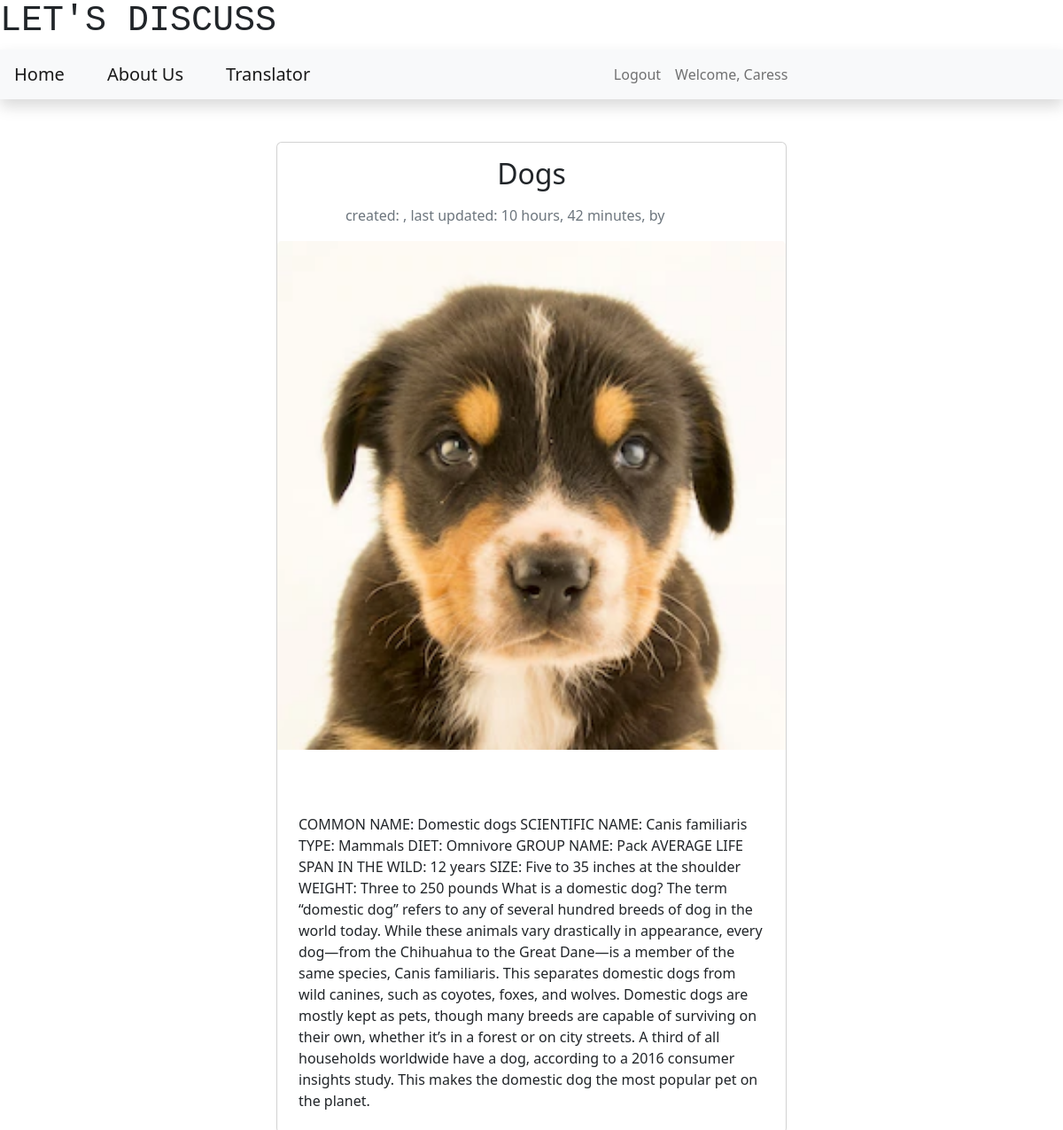
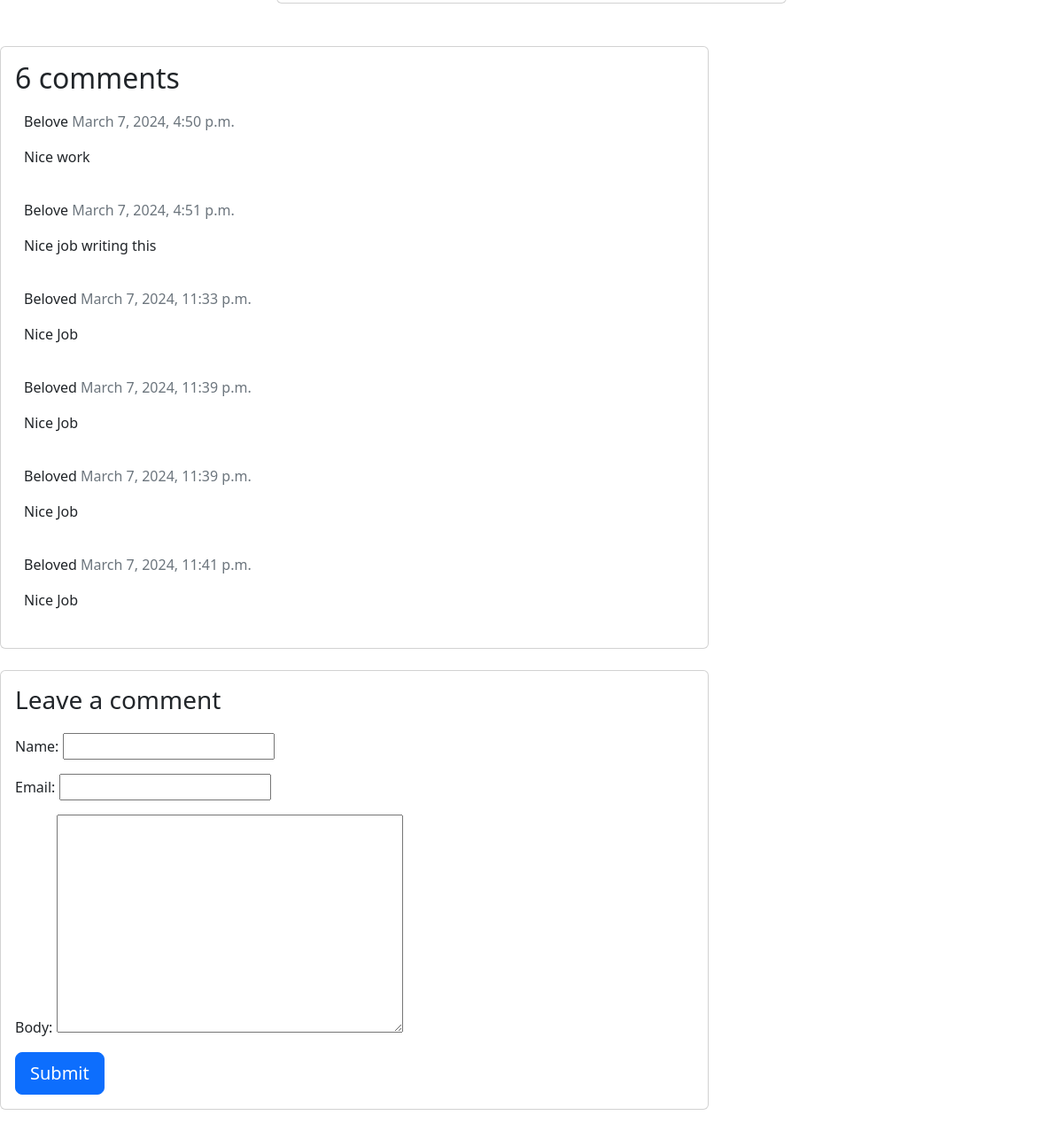
The page /dogs/ (signed in) on the database its author committed (2 pictures, top to bottom).
### blog/models.py (models this page shows, shortened)
class Post(models.Model):
    title = models.CharField(max_length=200, db_index=True)
    content = models.TextField()
    date_created = models.DateTimeField(auto_now_add=True)
    slug = models.SlugField(max_length=200, db_index=True)
    image = models.ImageField(upload_to='', blank=True, null=True)
    tags = models.ManyToManyField(Tag, blank=True)
    author = models.ForeignKey(to=settings.AUTH_USER_MODEL, on_delete=models.CASCADE)
    status = models.IntegerField(choices=STATUS, default=0)
    updated_on = models.DateTimeField(auto_now= True)

class Comment(models.Model):
    post = models.ForeignKey(Post,on_delete=models.CASCADE,related_name='comments')
    name = models.CharField(max_length=80)
    email = models.EmailField()
    body = models.TextField()
    created_on = models.DateTimeField(auto_now_add=True)
    active = models.BooleanField(default=False)
    class Meta:
        ordering = ['created_on']

### blog/views.py (the view)
# urls.py: path('<slug:slug>/', views.post_detail, name='post_detail'),
def post_detail(request, slug):
        template_name = 'blog.html'
        post = get_object_or_404(Post, slug=slug)
        comments = post.comments.filter(active=True)
        new_comment = None
        if request.method == 'POST':
            comment_form = CommentForm(data=request.POST)
            if comment_form.is_valid():
                new_comment = comment_form.save(commit=False)
                new_comment.post = post
                new_comment.save()
        else:
            comment_form = CommentForm()
        return render(request, template_name, {'post': post,
                                            'comments': comments,
                                            'new_comment': new_comment,
                                            'comment_form': comment_form})

### blog/forms.py
class CommentForm(forms.ModelForm):
    class Meta:
        model = Comment
        fields = ('name', 'email', 'body')

### templates/blog.html (shortened to what this page needs)
{% extends 'base.html' %}
{% block content %}
<div class="container-fluid my-5">
        <div class="row">
                <div class="col-lg-6 offset-lg-3">
                        <div class="card">
                                <h2 class="card-title text-center my-3">{{ post.title }}</h2>
                                <div class="text-muted text-center mb-3">
                                        <div>
                                                created: {{ post.created_on|date:"N j Y" }},
                                                last updated: {{ post.updated_on|timesince }},
                                                by <a class="badge badge-secondary" href="#">{{ post.author }}</a>
                                        </div>
                                </div>
                                        {% if post.image %}
                                        <img class="card-img-top" src="{{ post.image.url }}" alt="{{ post.title }}">
                                        {% endif %}
                                <div class="card-text mt-5 p-4">
                                        {{ post.content }}
                                </div>
                        </div>
                </div>
        </div>
</div>
<div class="col-md-8 card mb-4  mt-3 ">
        <div class="card-body">
                <h2>{{ comments.count }} comments</h2>
                {% for comment in comments %}
                <div class="comments" style="padding: 10px;">
                        <p class="font-weight-bold">
                                {{ comment.name }}
                                <span class=" text-muted font-weight-normal">
                                {{ comment.created_on }}
                                </span>
                        </p>
                        {{ comment.body | linebreaks }}
                </div>
                  {% endfor %}
        </div>
</div>
<div class="col-md-8 card mb-4  mt-3 ">
        <div class="card-body">
                {% if new_comment %}
                <div class="alert alert-success" role="alert">
                    Your comment is awaiting moderation
                </div>
                  {% else %}
                <h3>Leave a comment</h3>
                <form method="post" style="margin-top: 1.3em;">
                    {{ comment_form.as_p }}
                        <button type="submit" class="btn btn-primary  btn-lg">Submit</button>
                </form>
                  {% endif %}
        </div>
</div>
{% endblock content %}

### templates/base.html (shortened to what this page needs)
<!DOCTYPE html>
<html lang="en">
    <head>
        <link href="https://cdn.jsdelivr.net/npm/bootstrap@5.2.0/dist/css/bootstrap.min.css" rel="stylesheet">
    </head>
    <body>
        {% load crispy_forms_tags %}
        <div>
            <h1 style="font-family:'Courier New', Courier, monospace">
                LET'S DISCUSS
            </h1>
        </div>
        <nav class="navbar navbar-expand-lg navbar-light bg-light shadow mb-3" id="mainNav">
            <div class="collapse navbar-collapse" id="navbarResponsive">
                <ul class="navbar-nav ml-auto">
                    <li class="nav-item">
                        <a class="navbar-brand p-3" href="{% url 'home'%}">Home</a>
                    </li>
                    <li class="nav-item">
                        <a class="navbar-brand p-3" href="{% url 'about_view'%}">About Us</a>
                    </li>
                    <li class="nav-item">
                        <a class="navbar-brand p-3" href="{% url 'translator_view'%}">Translator</a>
                    </li>
                </ul>
            </div>
            <div class="collapse navbar-collapse" id="navbarResponsive">
                <ul class="navbar-nav ml-auto">
                    {% if user.is_authenticated %}
                    <li class="nav-item">
                        <a class="nav-link" href="/logout">Logout</a>
                    </li>
                    <li class="nav-item">
                        <a class="nav-link" href="#">Welcome, {{user.username}}</a>
                    </li>
                    {% endif %}
                </ul>
            </div>
        </nav>
        {% block content %}
        {% endblock content %}
    </body>
</html>

### rows shown on the page
Post: title "Dogs", updated_on "10 hours, 42 minutes", image (picture), content "COMMON NAME: Domestic dogs SCIENTIFIC NAME: Canis familiaris TYPE: Mammals DIET: Omnivore GROUP NAME: Pack AVERAGE LIFE SPAN IN THE WILD: 12 years SIZE: Five to 35 inches at the shoulder WEIGHT: Three to 250 pounds What is a domestic dog? The term “domestic dog” refers to any of several hundred breeds of dog in the world today. While these animals vary drastically in appearance, every dog—from the Chihuahua to the Great Dane—is a member of the same species, Canis familiaris. This separates domestic dogs from wild canines, such as coyotes, foxes, and wolves. Domestic dogs are mostly kept as pets, though many breeds are capable of surviving on their own, whether it’s in a forest or on city…"
Comment: name "Belove", created_on "March 7, 2024, 4:50 p.m.", body "Nice work"
Comment: name "Belove", created_on "March 7, 2024, 4:51 p.m.", body "Nice job writing this"
Comment: name "Beloved", created_on "March 7, 2024, 11:33 p.m.", body "Nice Job"
Comment: name "Beloved", created_on "March 7, 2024, 11:39 p.m.", body "Nice Job"
Comment: name "Beloved", created_on "March 7, 2024, 11:39 p.m.", body "Nice Job"
Comment: name "Beloved", created_on "March 7, 2024, 11:41 p.m.", body "Nice Job"

### other values the page prints
{{ user.username }} "Caress"
{{ comments.count }} "6"
